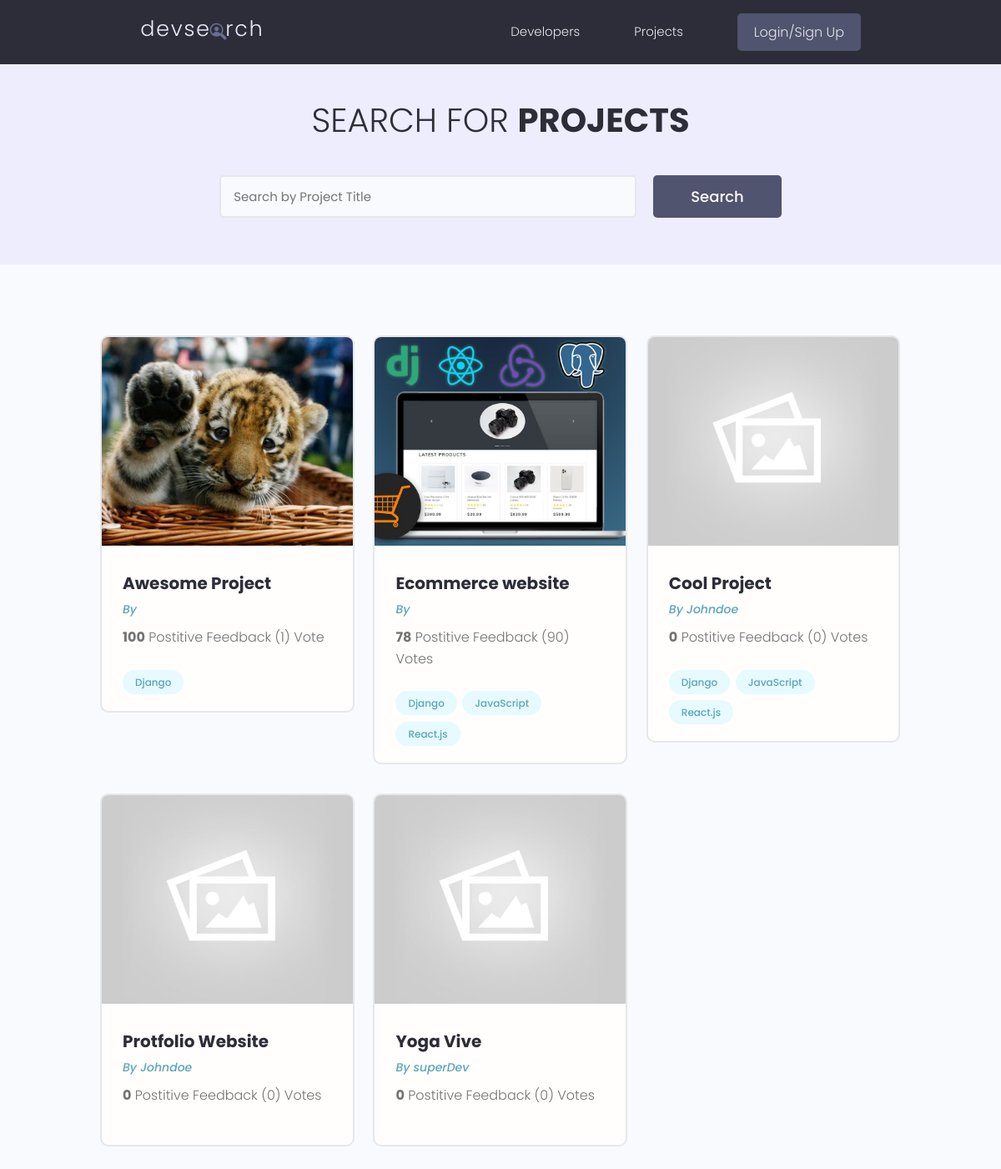
Page /projects/?page=2 on the earlier database version.
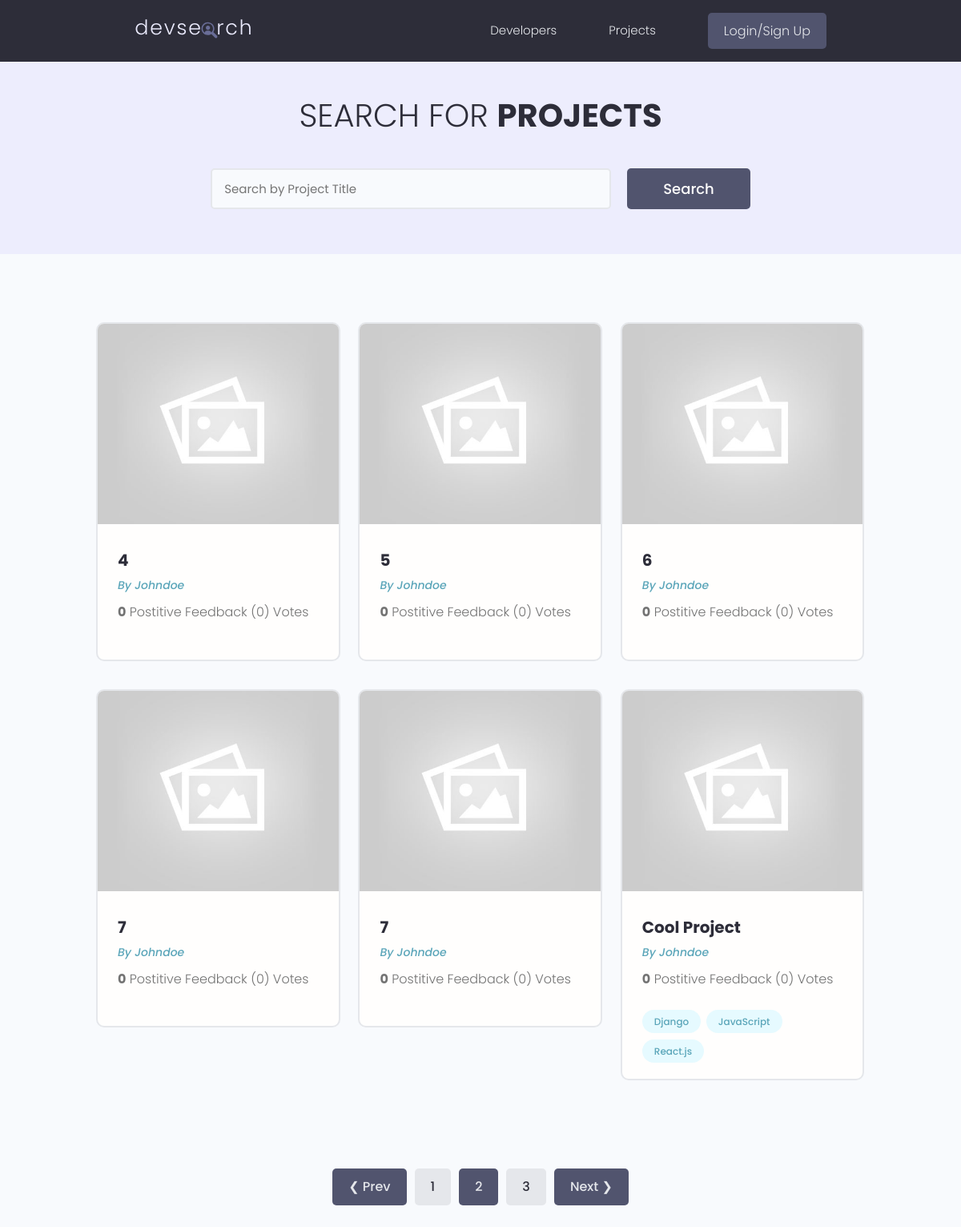
Same page on the later database version.
### projects/models.py (models this page shows, shortened)
class Project(models.Model):
    owner=models.ForeignKey(Profile, null=True,blank=True,on_delete=models.SET_NULL)
    title = models.CharField(max_length=200)
    description=models.TextField(null=True,blank=True)
    featured_image =models.ImageField(null=True,blank=True,default="default.jpg")
    demo_link=models.CharField(max_length=2000,null=True,blank=True)
    source_link=models.CharField(max_length=2000,null=True,blank=True)
    tags=models.ManyToManyField('Tag',blank=True)
    vote_total=models.IntegerField(default=0,null=True,blank=True)
    vote_ratio=models.IntegerField(default=0,null=True,blank=True)
    create=models.DateField(auto_now_add=True)
    id = models.UUIDField(default=uuid.uuid4,unique=True,primary_key=True,editable=False)
    class Meta:
        ordering=['-vote_ratio', '-vote_total', 'title']

class Tag(models.Model):
    name=models.CharField(max_length=200)
    create=models.DateField(auto_now_add=True)
    id = models.UUIDField(default=uuid.uuid4,unique=True,primary_key=True,editable=False)
    def __str__(self):
        return self.name

### users/models.py (models this page shows, shortened)
class Profile(models.Model):
    user = models.OneToOneField(User,on_delete=models.CASCADE, null=True,blank=True)
    name=models.CharField(max_length=200,blank=True,null=True)
    email=models.EmailField(max_length=500, blank=True,null=True)
    username=models.CharField(max_length=200,blank=True,null=True)
    location=models.CharField(max_length=200,blank=True,null=True)
    short_intro=models.CharField(max_length=200,blank=True,null=True)
    bio = models.TextField(blank=True,null=True)
    profile_image = models.ImageField(null=True,blank=True,upload_to='profiles/',default="profiles/user-default.png")
    social_github=models.CharField(max_length=200,blank=True,null=True)
    social_twitter=models.CharField(max_length=200,blank=True,null=True)
    social_linkedin=models.CharField(max_length=200,blank=True,null=True)
    social_youtube=models.CharField(max_length=200,blank=True,null=True)
    social_website=models.CharField(max_length=200,blank=True,null=True)
    created=models.DateTimeField(auto_now_add=True)
    id = models.UUIDField(default=uuid.uuid4,unique=True,primary_key=True,editable=False)

### projects/views.py (the view)
# urls.py: path('projects/',include('projects.urls')),
def projects(request):
    projects, search_query=searchProjects(request)
    custom_range, projects= paginateProjects(request,projects,6)
    context={'projects':projects,'search_query':search_query,'custom_range':custom_range}
    return render(request, 'projects/projects.html', context)

### projects/utils.py (called while the page is built)
def paginateProjects(request, projects, results):
    page=request.GET.get('page')
    paginator=Paginator(projects,results)
    try:
        projects=paginator.page(page)
    except PageNotAnInteger:
        page=1
        projects=paginator.page(page)
    except EmptyPage:
        page=paginator.num_pages
        projects=paginator.page(page)
    leftIndex=(int(page)-4)
    if leftIndex<1:
        leftIndex=1
    rightIndex=(int(page)+5)
    if rightIndex>paginator.num_pages:
        rightIndex=paginator.num_pages+1
    custom_range=range(leftIndex, rightIndex)
    return custom_range, projects

def searchProjects(request):
    search_query=''
    if request.GET.get('search_query'):
        search_query=request.GET.get('search_query')
    tags=Tag.objects.filter(name__icontains=search_query)
    projects=Project.objects.distinct().filter(
                                    Q(title__icontains=search_query)|
                                    Q(description__icontains=search_query)|
                                    Q(owner__name__icontains=search_query)|
                                    Q(tags__in=tags)
                                    )
    return projects, search_query,

### projects/templates/projects/projects.html (shortened to what this page needs)
{% extends 'main.html'%}
{% block content %}
<main class="projects">
    <section class="hero-section text-center">
      <div class="container container--narrow">
        <div class="hero-section__box">
          <h2>Search for <span>Projects</span></h2>
        </div>
        <div class="hero-section__search">
          <form id='searchForm' class="form" action="{% url 'projects' %}" method="get">
            <div class="form__field">
              <input class="input input--text" id="formInput#search" type="text" name="search_query"
                placeholder="Search by Project Title" value="{{search_query}}" />
            </div>
            <input class="btn btn--sub btn--lg" type="submit" value="Search" />
          </form>
        </div>
      </div>
    </section>
    <section class="projectsList">
      <div class="container">
        <div class="grid grid--three">
        {% for project in projects %}
          <div class="column">
            <div class="card project">
              <a href="{% url 'project' project.id %}" class="project">
                <img class="project__thumbnail" src="{{project.featured_image.url}}" alt="project thumbnail" />
                <div class="card__body">
                  <h3 class="project__title">{{project.title}}</h3>
                  <p><a class="project__author" href="#"">By {{project.owner.name}}</a></p>
                  <p class="project--rating">
                    <span style="font-weight: bold;">{{project.vote_ratio}}</span> Postitive
                    Feedback ({{project.vote_total}}) Vote{{project.vote_total|pluralize:"s"}}
                  </p>
                  <div class="project__tags">
                    {% for tag in project.tags.all %}
                    <span class="tag tag--pill tag--main">
                      <small>{{tag}}</small>
                    </span>
                    {% endfor %}
                  </div>
                </div>
              </a>
            </div>
          </div>
          {% endfor %}
        </div>
      </div>
    </section>
    {% include 'pagination.html' with queryset=projects custom_range=custom_range %}
  </main>
{% endblock content %}

Differences in the rows shown:
no longer on this page (row unchanged): Project: featured_image (picture), title "Awesome Project", vote_ratio "100", vote_total "1", Tag (name "Django")
no longer on this page (row unchanged): Project: featured_image (picture), title "Ecommerce website", vote_ratio "78", vote_total "90", Tag (name "Django"), Tag (name "JavaScript"), Tag (name "React.js")
no longer on this page (row unchanged): Project: featured_image (placeholder picture), title "Protfolio Website", owner.name "Johndoe", vote_ratio "0", vote_total "0"
no longer on this page (row unchanged): Project: featured_image (placeholder picture), title "Yoga Vive", owner.name "superDev", vote_ratio "0", vote_total "0"
added Project: featured_image (placeholder picture), title "4", owner.name "Johndoe", vote_ratio "0", vote_total "0"
added Project: featured_image (placeholder picture), title "5", owner.name "Johndoe", vote_ratio "0", vote_total "0"
added Project: featured_image (placeholder picture), title "6", owner.name "Johndoe", vote_ratio "0", vote_total "0"
added Project: featured_image (placeholder picture), title "7", owner.name "Johndoe", vote_ratio "0", vote_total "0"
added Project: featured_image (placeholder picture), title "7", owner.name "Johndoe", vote_ratio "0", vote_total "0"
Other differences:
text now shown: "❮ Prev Next ❯"
new list line: "1"
new list line: "2"
new list line: "3"
